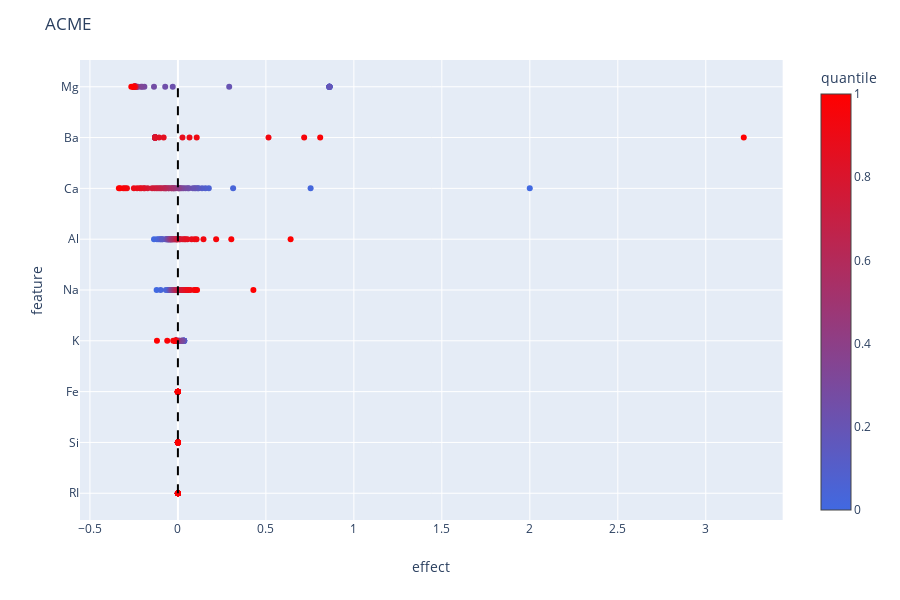

Notebook source saved alongside this figure:
### Code cell
acme_local.summary_plot()

### Figure 1 — Plotly figure (JSON) as saved in the notebook; plotly's stock layout.template omitted (floating-point values rounded to 4 significant figures; data arrays with more than 128 entries replaced by an {"elided": "..."} marker saying what was removed)
{"data": [{"hoverlabel": {"namelength": 0}, "hovertemplate": "effect=%{x}<br>feature=%{y}<br>quantile=%{marker.color}", "legendgroup": "", "marker": {"color": {"elided": "450 float values"}, "coloraxis": "coloraxis", "symbol": "circle"}, "mode": "markers", "name": "", "showlegend": false, "type": "scatter", "x": {"elided": "450 float values"}, "xaxis": "x", "y": {"elided": "450 str values"}, "yaxis": "y"}], "layout": {"coloraxis": {"colorbar": {"title": {"text": "quantile"}}, "colorscale": [[0, "royalblue"], [1, "red"]]}, "height": 600, "legend": {"tracegroupgap": 0}, "margin": {"t": 60}, "shapes": [{"line": {"color": "black", "dash": "dash", "width": 2}, "type": "line", "x0": 0, "x1": 0, "y0": "RI", "y1": "Mg"}], "title": {"text": " ACME"}, "xaxis": {"anchor": "y", "domain": [0, 0.98], "title": {"text": "effect"}}, "yaxis": {"anchor": "x", "domain": [0, 1], "title": {"text": "feature"}}}}
